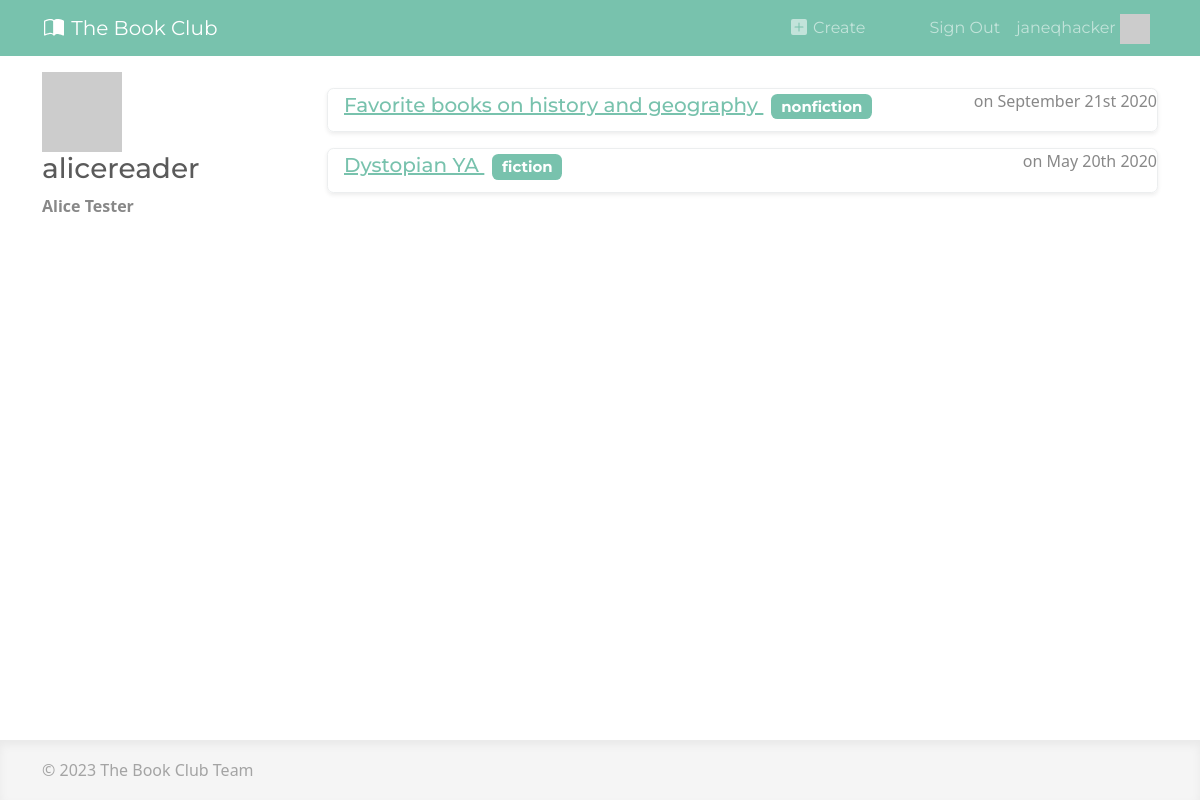
The page /account/users/alicereader/ (signed in) on the database its author committed.
### apps/accounts/models.py (models this page shows, shortened)
class User(AbstractUser):
    bio = models.TextField()
    def gravatar(self, size=None):
        GRAVATAR_URL = 'https://gravatar.com/avatar/%s?d=identicon%s'
        email = str(self.email).strip().lower()
        digest = hashlib.md5(email.encode('utf-8')).hexdigest()
        if size:
            size_str = '&s=%i' % size
        else:
            size_str = ''
        return GRAVATAR_URL % (digest, size_str)

### apps/core/models.py (models this page shows, shortened)
class ReadingList(models.Model):
    title = models.CharField(max_length=100)
    category = models.CharField(max_length=64, choices=GENRES)
    description = models.TextField()
    created = models.DateTimeField(auto_now_add=True) # Add current date
    last_modified = models.DateTimeField(auto_now=True)
    creator_user = models.ForeignKey(
        User,
        on_delete=models.CASCADE,
        help_text='User who created this reading list',
    )
    score = models.IntegerField(default=0)
    views = models.PositiveIntegerField(default=0)
    def __str__(self):
        return self.title

### apps/accounts/views.py (the view)
# urls.py: path('users/<username>/', views.view_profile, name='view_profile'),
def view_profile(request, username):
    user = User.objects.get(username=username)
    reading_lists = ReadingList.objects.filter(creator_user=user)
    if request.user == user:
        is_viewing_self = True
    else:
        is_viewing_self = False
    context = {
        'user': user,
        'is_viewing_self': is_viewing_self,
        'user_reading_lists': reading_lists,
    }
    return render(request, 'accounts/profile_page.html', context)

### apps/accounts/templates/accounts/profile_page.html (shortened to what this page needs)
{% extends 'base.html' %}
{% block content %}
<div class="row">
    <div class="col-md-3">
        <img src="{{ user.gravatar }}" />
        <h3>{{ user.username }}</h3>
        <p><strong>{{ user.first_name }} {{ user.last_name }}</strong></p>
    </div>
    <div class="col-md-9">
        {% for rl in user_reading_lists %}
            <div class="d-flex justify-content-between mt-3 border rounded shadow-sm">
                <div class="ms-3 mt-1 mb-1 position-relative">
                    <h5><a href="/list/{{ rl.id }}/" class="stretched-link">{{ rl }} <span class="badge bg-primary ms-2">{{ rl.category }}</span></a></h5>
                </div>
                <p>on {{ rl.created|date:"F jS Y" }}</p>
            </div>
        {% endfor %}
    </div>
</div>
{% endblock %}

### apps/core/templates/snippets/navbar.html (shortened to what this page needs)
<nav class="navbar navbar-expand-md navbar-dark bg-primary text-light">
    <div class="container">
        <a class="navbar-brand" href="/">
            The Book Club
        </a>
        <div class="collapse navbar-collapse" id="navbarSupportedContent">
            <ul class="navbar-nav ms-auto">
                {% if request.user.is_authenticated %}
                    <li class="nav-item me-5">
                        <a href="/list/create/" class="nav-link">
                            Create
                        </a>
                    </li>
                    <li class="nav-item">
                        <a class="nav-link" href="{% url 'logout' %}" >Sign Out</a>
                    </li>
                    <li class="nav-item">
                        <a class="nav-link" href="{% url 'view_profile' request.user %}" >
                            {{ request.user }}
                            <img src="{{ user.gravatar }}" class="navbar-avatar" />
                        </a>
                    </li>
                {% endif %}
            </ul>
        </div>
    </div>
</nav>

### apps/core/static/css/custom.css (style rules this page uses)
html { position: relative; min-height: 100%; }
body { margin-bottom: 150px; }
.navbar-avatar { height: 30px; margin-top: -10px; margin-bottom: -10px; }

### rows shown on the page
User: user "janeqhacker"
User: username "alicereader", first_name "Alice", last_name "Tester"
ReadingList: title "Favorite books on history and geography", category "nonfiction", created "September 21st 2020"
ReadingList: title "Dystopian YA", category "fiction", created "May 20th 2020"
